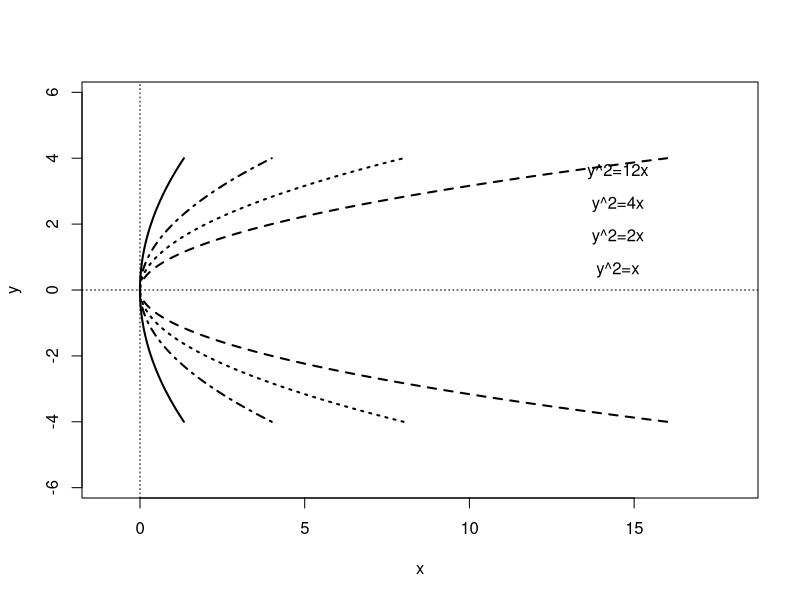
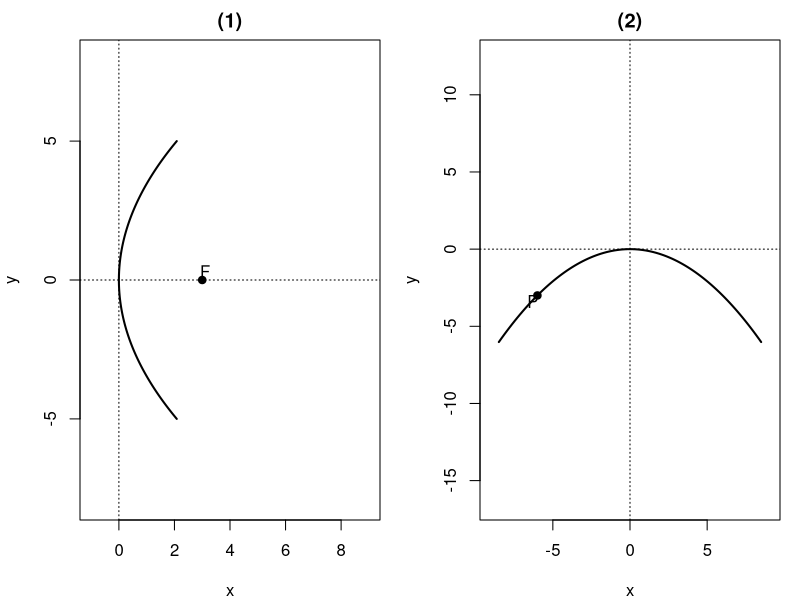
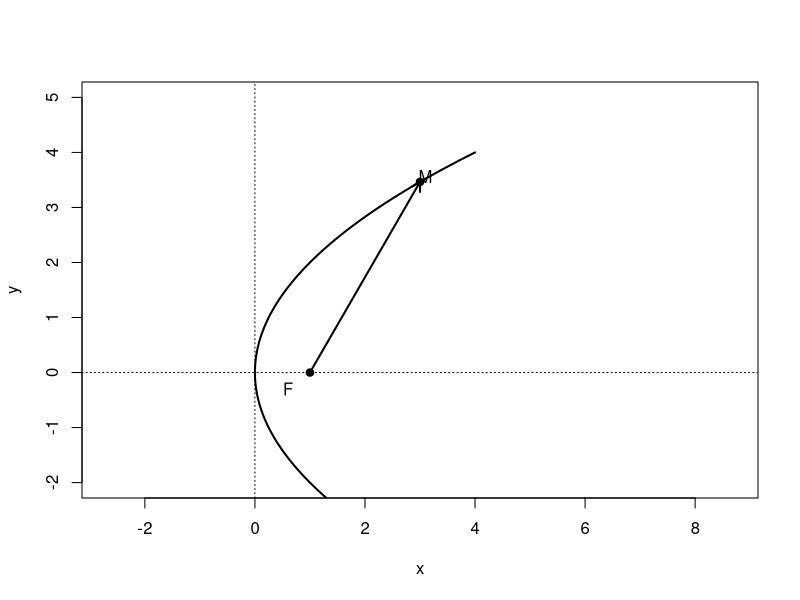
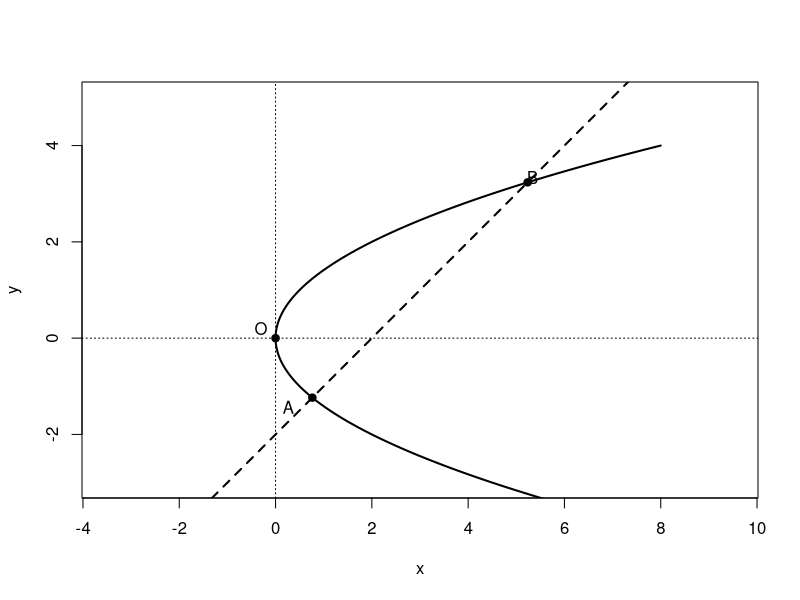
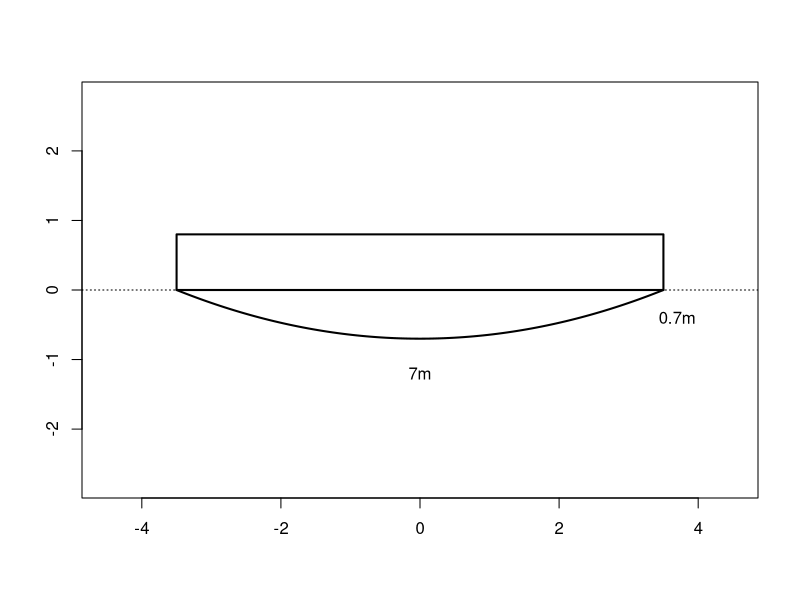
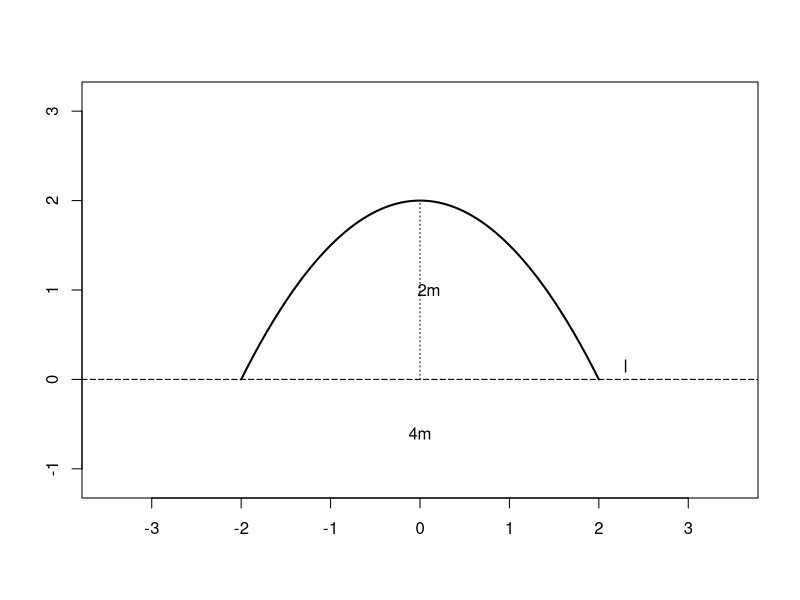
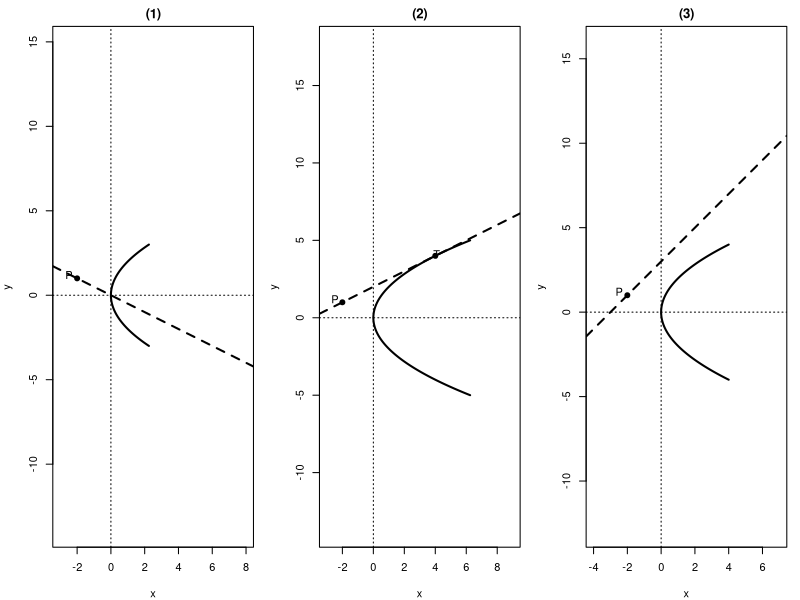

Reproduce these figures in R, in order.
setwd("C:/Users/18904/Github/senior-mathematics/codes")
if(!dir.exists("../figures"))dir.create("../figures")
# right-opening parabola y^2=4 a x  (focus (a,0))
parr=function(a,ymax=5,lty=1,lwd=2){yy=seq(-ymax,ymax,length=200);lines(yy^2/(4*a),yy,lty=lty,lwd=lwd)}

# week67-1: four parabolas y^2=12x, x, 2x, 4x on one axes
draw1=function(){
  plot(0,0,type="n",xlim=c(-1,18),ylim=c(-5,5),asp=1,xlab="x",ylab="y")
  abline(h=0,v=0,lty=3)
  parr(3,4,lty=1)    # y^2=12x
  parr(0.25,4,lty=2) # y^2=x
  parr(0.5,4,lty=3)  # y^2=2x
  parr(1,4,lty=4)    # y^2=4x
  text(14.5,3.6,"y^2=12x");text(14.5,2.6,"y^2=4x");text(14.5,1.6,"y^2=2x");text(14.5,0.6,"y^2=x")
}

# week67-2: two parabolas, 1x2
# (1) vertex origin axis x-axis, vertex-to-focus distance 6 -> y^2=12x (a=3)
# (2) axis y-axis through P(-6,-3) -> x^2=-12y
draw2=function(){
  par(mfrow=c(1,2),mar=c(4,4,2,1))
  plot(0,0,type="n",xlim=c(-1,9),ylim=c(-6,6),asp=1,xlab="x",ylab="y",main="(1)")
  abline(h=0,v=0,lty=3);parr(3,5)
  points(3,0,pch=19);text(3.1,0.3,"F")
  plot(0,0,type="n",xlim=c(-9,9),ylim=c(-7,3),asp=1,xlab="x",ylab="y",main="(2)")
  abline(h=0,v=0,lty=3)
  curve(-x^2/12,-8.5,8.5,lwd=2,add=TRUE)
  points(-6,-3,pch=19);text(-6.3,-3.4,"P")
}

# week67-3: parabola y^2=4x, focus F(1,0), point M above, angle xFM=60 -> M(3,2sqrt3)
draw3=function(){
  plot(0,0,type="n",xlim=c(-1,7),ylim=c(-2,5),asp=1,xlab="x",ylab="y")
  abline(h=0,v=0,lty=3);parr(1,4)
  F=c(1,0);M=c(3,2*sqrt(3))
  points(F[1],F[2],pch=19);points(M[1],M[2],pch=19)
  arrows(F[1],F[2],M[1],M[2],length=0.1,lwd=2)
  text(F[1]-0.4,F[2]-0.3,"F");text(M[1]+0.1,M[2]+0.1,"M")
}

# week67-4: parabola y^2=2x (a=0.5), line y=x-2 intersects A(0.764,-1.236),B(5.236,3.236)
draw4=function(){
  plot(0,0,type="n",xlim=c(-2,8),ylim=c(-3,5),asp=1,xlab="x",ylab="y")
  abline(h=0,v=0,lty=3);parr(0.5,4)
  abline(a=-2,b=1,lty=2,lwd=2)
  A=c(0.764,-1.236);B=c(5.236,3.236)
  points(A[1],A[2],pch=19);points(B[1],B[2],pch=19);points(0,0,pch=19)
  text(A[1]-0.5,A[2]-0.2,"A");text(B[1]+0.1,B[2]+0.1,"B");text(-0.3,0.2,"O")
}

# week67-5: crane beam fish-belly parabola: beam width 7m, depth 0.7m
draw5=function(){
  plot(0,0,type="n",xlim=c(-4.5,4.5),ylim=c(-1.5,1.5),asp=1,xlab="",ylab="")
  abline(h=0,lty=3)
  # beam rectangle
  rect(-3.5,0,3.5,0.8,lwd=2)
  # parabola below from (-3.5,0) to (3.5,0) dipping to (0,-0.7)
  curve(-0.7*(1-(x/3.5)^2),-3.5,3.5,lwd=2,add=TRUE)
  text(0,-1.2,"7m");text(3.7,-0.4,"0.7m")
}

# week67-6: parabolic arch bridge, water line l, water width 4m, crown 2m above water
draw6=function(){
  plot(0,0,type="n",xlim=c(-3.5,3.5),ylim=c(-1,3),asp=1,xlab="",ylab="")
  abline(h=0,lty=3)
  curve(2-(x^2)/2,-2,2,lwd=2,add=TRUE)
  abline(h=0,lty=2)  # water line l
  text(0,-0.6,"4m");text(0.1,1.0,"2m");text(2.3,0.15,"l")
  lines(c(0,0),c(0,2),lty=3)  # height dimension
}

# week67-7: line through P(-2,1) vs parabola y^2=4x: intersect / tangent / separate, 1x3
draw7=function(){
  par(mfrow=c(1,3),mar=c(4,4,2,1))
  P=c(-2,1)
  # (1) intersecting: line y=-0.5x (slope -0.5)
  plot(0,0,type="n",xlim=c(-3,8),ylim=c(-3,4),asp=1,xlab="x",ylab="y",main="(1)")
  abline(h=0,v=0,lty=3);parr(1,3)
  abline(a=0,b=-0.5,lty=2,lwd=2)
  points(P[1],P[2],pch=19);text(P[1]-0.5,P[2]+0.2,"P")
  # (2) tangent: y=0.5x+2 tangent at (4,4)
  plot(0,0,type="n",xlim=c(-3,9),ylim=c(-2,6),asp=1,xlab="x",ylab="y",main="(2)")
  abline(h=0,v=0,lty=3);parr(1,5)
  abline(a=2,b=0.5,lty=2,lwd=2)
  points(P[1],P[2],pch=19);points(4,4,pch=19);text(P[1]-0.5,P[2]+0.2,"P");text(4.1,4.1,"T")
  # (3) separate: y=x+3
  plot(0,0,type="n",xlim=c(-4,7),ylim=c(-2,5),asp=1,xlab="x",ylab="y",main="(3)")
  abline(h=0,v=0,lty=3);parr(1,4)
  abline(a=3,b=1,lty=2,lwd=2)
  points(P[1],P[2],pch=19);text(P[1]-0.5,P[2]+0.2,"P")
}

cairo_pdf("../figures/week67-1.pdf",width=4,height=4,family="SimSun");draw1();dev.off()
svglite::svglite("../figures/week67-1.svg",width=4,height=4);draw1();dev.off()
cairo_pdf("../figures/week67-2.pdf",width=8,height=4,family="SimSun");draw2();dev.off()
svglite::svglite("../figures/week67-2.svg",width=8,height=4);draw2();dev.off()
cairo_pdf("../figures/week67-3.pdf",width=4,height=4,family="SimSun");draw3();dev.off()
svglite::svglite("../figures/week67-3.svg",width=4,height=4);draw3();dev.off()
cairo_pdf("../figures/week67-4.pdf",width=4,height=4,family="SimSun");draw4();dev.off()
svglite::svglite("../figures/week67-4.svg",width=4,height=4);draw4();dev.off()
cairo_pdf("../figures/week67-5.pdf",width=4,height=4,family="SimSun");draw5();dev.off()
svglite::svglite("../figures/week67-5.svg",width=4,height=4);draw5();dev.off()
cairo_pdf("../figures/week67-6.pdf",width=4,height=4,family="SimSun");draw6();dev.off()
svglite::svglite("../figures/week67-6.svg",width=4,height=4);draw6();dev.off()
cairo_pdf("../figures/week67-7.pdf",width=12,height=4,family="SimSun");draw7();dev.off()
svglite::svglite("../figures/week67-7.svg",width=12,height=4);draw7();dev.off()
